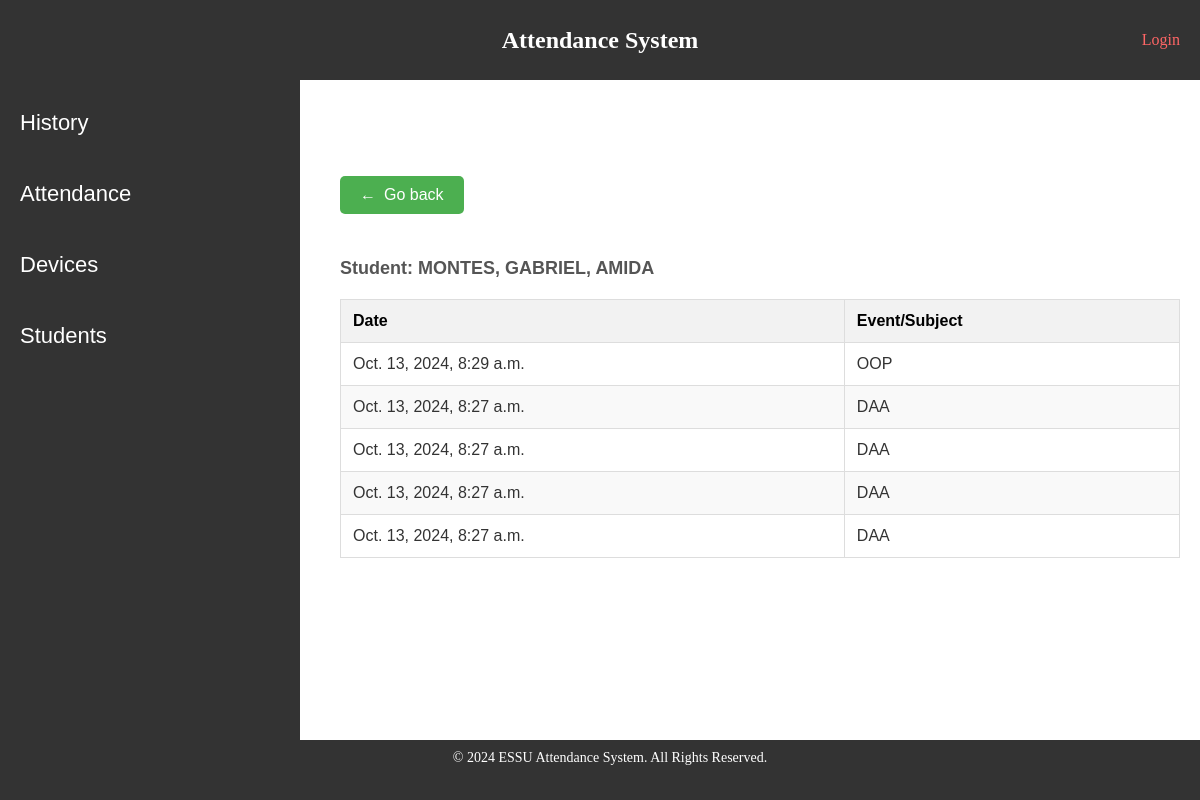
The app's page /student_attendance/7/ with its own data.
### student_app/models.py (models this page shows, shortened)
class Student(models.Model):
    card_uid = models.CharField(max_length=100)
    last_name = models.CharField(max_length=100)
    middle_name = models.CharField(max_length=100)
    first_name = models.CharField(max_length=100)
    student_id = models.CharField(max_length=8)

### attendance_app/models.py (models this page shows, shortened)
class Attendance(models.Model):
    day = models.ForeignKey(Day, on_delete=models.CASCADE)
    event = models.ForeignKey(Event, on_delete=models.CASCADE)
    student = models.ForeignKey(Student, on_delete=models.CASCADE)
    date_attended = models.DateTimeField(auto_now_add=True)

class Event(models.Model):
    device = models.ForeignKey(Device, on_delete=models.CASCADE)
    name = models.CharField(max_length=200, unique=True)
    instructor = models.CharField(max_length=200)

### student_app/views.py (the view)
# urls.py: path('student_attendance/<int:student_id>/',views.student_attendance, name='student_attendance'),
def student_attendance(request, student_id):
    student = Student.objects.get(id=student_id)
    attendances = student.attendance_set.all().order_by("-date_attended")
    context = {"attendances":attendances, "student":student}
    return render(request, 'student_app/student_attendance.html',context)

### student_app/templates/student_app/student_attendance.html
{% extends "attendance_app/control_panel.html" %}
{% block content %}
    <p><a href="{%url 'student_app:students' %}" class="back-link">Go back</a></p>
    <h4 class="all_logs_h4">Student: {{student.last_name}}, {{student.first_name}}, {{student.middle_name}}</h4>
    <table class="table1">
        <thead>
            <tr>
                <th>Date</th>
                <th>Event/Subject</th>
            </tr>
        </thead>
        <tbody>
            {% for attendance in attendances %}
            <tr>
                <td>{{attendance.date_attended}}</td>
                <td>{{attendance.event.name}}</td>
            </tr>
            {% empty %}
            <tr>
                <td colspan="2">No logs for this student</td>
            </tr>
            {% endfor %}
        </tbody>
    </table>
{% endblock content %}

### attendance_app/static/attendance_app/css/style.css (style rules this page uses)
.back-link { display: inline-block; background-color: #4CAF50; color: white; padding: 10px 20px; text-decoration: none; border-radius: 5px; font-family: Arial, sans-serif; font-size: 16px; transition: background-color 0.3s ease; margin-bottom: 20px; }
.back-link:before { content: "\2190"; margin-right: 8px; }
.all_logs_h4 { margin-bottom: 10px; font-family: Arial, sans-serif; color: #555; font-size:18px; }
.table1 { width: 100%; border-collapse: collapse; margin: 20px 0; font-family: Arial, sans-serif; font-size: 16px; text-align: left; }
.table1 th, .table1 td { border: 1px solid #ddd; padding: 12px; }
.table1 th { background-color: #f2f2f2; font-weight: bold; }
.table1 tr:nth-child(even) { background-color: #f9f9f9; }
.table1 td { color: #333; }
html, body { height: 100%; margin: 0; }

### records on screen
Student: last_name "MONTES", first_name "GABRIEL", middle_name "AMIDA"
Attendance: date_attended "Oct. 13, 2024, 8:29 a.m.", event.name "OOP"
Attendance: date_attended "Oct. 13, 2024, 8:27 a.m.", event.name "DAA"
Attendance: date_attended "Oct. 13, 2024, 8:27 a.m.", event.name "DAA"
Attendance: date_attended "Oct. 13, 2024, 8:27 a.m.", event.name "DAA"
Attendance: date_attended "Oct. 13, 2024, 8:27 a.m.", event.name "DAA"
